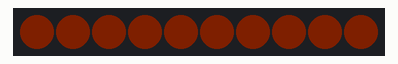
This sketch was run on a simulated Arduino Uno, built with avr-gcc and run on an emulated ATmega328P. Parts: 10 RGB LEDs in strip order, left to right. Dim RGB values are drawn brighter than linear; random numbers use the default seed unless the sketch sets one.

Above: at 0.1 s.
At 26.79 s:
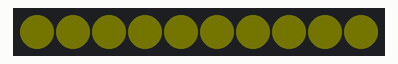

The sketch:

HSV_AllLEDs_RedTones.ino
```cpp
#include <FastLED.h>

// How many leds in your strip?
#define NUM_LEDS 10

#define DATA_PIN 8
#define CLOCK_PIN 13
#define BRIGHTNESS  64

// Define the array of leds
CRGB leds[NUM_LEDS];

void setup() {
  FastLED.addLeds<NEOPIXEL, DATA_PIN>(leds, NUM_LEDS);  // GRB ordering is assumed
  FastLED.setBrightness(  BRIGHTNESS );
}

void loop() {
  CHSV myColor = CHSV( random8(0,40), 255, random8());
  for(int j=0; j < NUM_LEDS; j++) {
    leds[j] = myColor;
    }
    FastLED.show();
    delay(200);
}
```
